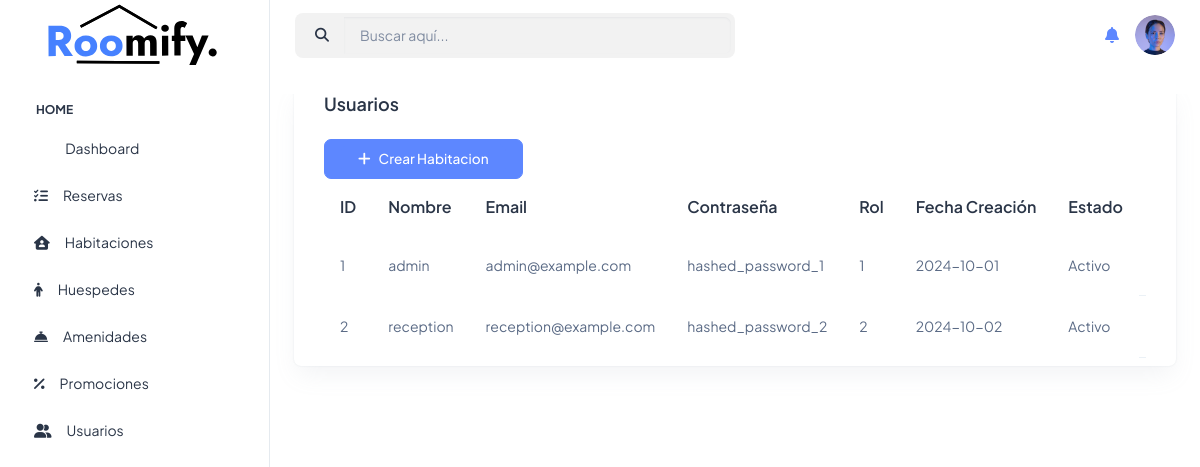
Page /programas/usuarios/index.php on the committed database.
### tables this page shows
CREATE TABLE `usuarios` (
  `id_usuario` int(11) NOT NULL,
  `nombre_usuario` varchar(50) DEFAULT NULL,
  `email_usuario` varchar(50) DEFAULT NULL,
  `contrasena_usuario` varchar(200) DEFAULT NULL,
  `rol_id` int(11) DEFAULT NULL,
  `fecha_creacion_usuario` date DEFAULT NULL,
  `estado_usuario` enum('activo','inactivo') DEFAULT NULL
);

### programas/usuarios/index.php (the view, shortened to what this page needs)
<?php
include("../../conexion.php");
$sentencia = $conexion->prepare("SELECT * FROM usuarios");
$sentencia->execute();
$usuarios = $sentencia->fetchAll(PDO::FETCH_ASSOC);
?>
<!doctype html>
<html lang="en">
<head>
    <link rel="stylesheet" href="../../assets/css/styles.min.css" />
    <link rel="stylesheet" href="https://cdnjs.cloudflare.com/ajax/libs/font-awesome/6.5.1/css/all.min.css">
</head>
<body>
    <div class="page-wrapper" id="main-wrapper" data-layout="vertical" data-navbarbg="skin6" data-sidebartype="full"
        data-sidebar-position="fixed" data-header-position="fixed">
        <aside class="left-sidebar">
      <div>
        <div class="brand-logo d-flex align-items-center justify-content-center">
          <a href="./index.html" class="text-nowrap logo-img">
            <img src="../../assets/images/logos/roomify-logo.svg" width="180" alt="" />
          </a>
        </div>
        <nav class="sidebar-nav scroll-sidebar" data-simplebar="">
          <ul id="sidebarnav">
            <li class="nav-small-cap">
              <span class="hide-menu">Home</span>
            </li>
            <li class="sidebar-item">
              <a class="sidebar-link" href="../../programas/index.html" aria-expanded="false">
                <span>
                  <i class="ti ti-layout-dashboard"></i>
                </span>
                <span class="hide-menu">Dashboard</span>
              </a>
            </li>
            <li class="sidebar-item">
              <a class="sidebar-link" href="../programas/" aria-expanded="false">
                <span>
                  <i class="fa-solid fa-list-check"></i>
                </span>
                <span class="hide-menu">Reservas</span>
              </a>
            </li>
            <li class="sidebar-item">
              <a class="sidebar-link" href="../rooms/index.php" aria-expanded="false">
                <span>
                  <i class="fa-solid fa-house-user"></i>
                </span>
                <span class="hide-menu">Habitaciones</span>
              </a>
            </li>
            <li class="sidebar-item">
              <a class="sidebar-link" href="../huespedes/index.php" aria-expanded="false">
                <span>
                  <i class="fa-solid fa-person"></i>
                </span>
                <span class="hide-menu">Huespedes</span>
              </a>
            </li>
            <li class="sidebar-item">
              <a class="sidebar-link" href="../amenidades.html" aria-expanded="false">
                <span>
                  <i class="fa-solid fa-bell-concierge"></i>
                </span>
                <span class="hide-menu">Amenidades</span>
              </a>
            </li>
            <li class="sidebar-item">
              <a class="sidebar-link" href="../promo/index.php" aria-expanded="false">
                <span>
                  <i class="fa-solid fa-percent"></i>
                </span>
                <span class="hide-menu">Promociones</span>
              </a>
            </li>
            <li class="sidebar-item">
              <a class="sidebar-link" href="../usuarios/index.php" aria-expanded="false">
                <span>
                  <i class="fa-solid fa-user-group"></i>
                </span>
                <span class="hide-menu">Usuarios</span>
              </a>
            </li>
          </ul>
        </nav>
      </div>
    </aside>
        <div class="body-wrapper">
            <header class="app-header">
            <div class="d-flex justify-content-between align-items-center mb-4">
    <div class="search-bar d-flex align-items-center w-50">
        <div class="input-group" style="background-color: #f2f2f2; border-radius: 8px; padding: 4px;">
            <span class="input-group-text bg-transparent border-0">
                <i class="fas fa-search text-dark"></i>
            </span>
            <input type="text" class="form-control border-0 bg-transparent text-dark" placeholder="Buscar aquí...">
        </div>
    </div>
                <nav class="navbar navbar-expand-lg navbar-light">
                    <div class="navbar-collapse justify-content-end px-0" id="navbarNav">
                        <ul class="navbar-nav flex-row ms-auto align-items-center justify-content-end">
        <div class="actions d-flex align-items-center">
            <a href="#" class="me-3">
                <i class="fas fa-bell fs-4"></i>
            </a>
            <a href="#" class="profile-icon">
                <img src="../../assets/images/logos/Ellipse.png" alt="Perfil" class="rounded-circle" width="40">
            </a>
        </div>
    </div>
            </header>
            <div class="container-fluid">
                <div class="container-content">
                    <div class="row">
                        <div class="col-lg-12 d-flex align-items-stretch">
                            <div class="card w-100">
                                <div class="card-body py-2">
                                    <h4 class="card-title fw-semibold mb-4">Usuarios</h4>
                                    <div class="table-responsive">
                                        <div class="btn-create">
                                        <button  class="d-flex justify-content-end btn btn-primary text-white d-flex align-items-center px-3 py-1" style="font-size: 0.85rem;">
                        <a href="crear.php" class="btn btn-primary text-white d-flex align-items-center px-3 py-1" style="font-size: 0.85rem;">
                        <i class="fas fa-plus me-2" style="font-size: 0.9rem;"></i> Crear Habitacion
                        </a>
                        </button>
                                        </div>
                                        <table class="table text-nowrap mb-0 align-middle">
                                            <thead class="text-dark fs-4">
                                                <tr>
                                                    <th class="border-bottom-0">ID</th>
                                                    <th class="border-bottom-0">Nombre</th>
                                                    <th class="border-bottom-0">Email</th>
                                                    <th class="border-bottom-0">Contraseña</th>
                                                    <th class="border-bottom-0">Rol</th>
                                                    <th class="border-bottom-0">Fecha Creación</th>
                                                    <th class="border-bottom-0">Estado</th>
                                                    <th class="border-bottom-0">Acciones</th>
                                                </tr>
                                            </thead>
                                            <tbody>
                                                <?php foreach ($usuarios as $usuario) { ?>
                                                    <tr>
                                                        <td class="border-bottom-0"><?php echo $usuario["id_usuario"]; ?></td>
                                                        <td class="border-bottom-0"><?php echo $usuario["nombre_usuario"]; ?></td>
                                                        <td class="border-bottom-0"><?php echo $usuario["email_usuario"]; ?></td>
                                                        <td class="border-bottom-0"><?php echo $usuario["contrasena_usuario"]; ?></td>
                                                        <td class="border-bottom-0"><?php echo $usuario["rol_id"]; ?></td>
                                                        <td class="border-bottom-0"><?php echo $usuario["fecha_creacion_usuario"]; ?></td>
                                                        <td class="border-bottom-0"><?php echo ucfirst($usuario["estado_usuario"]); ?></td>
                                                        <td>
                                                    </td>
                                                    </tr>
                                                <?php } ?>
                                            </tbody>
                                        </table>
                                    </div>
                                </div>
                            </div>
                        </div>
                    </div>
                </div>
            </div>
        </div>
    </div>
</body>
</html>

### rows in the picture
usuarios: id_usuario "1", nombre_usuario "admin", email_usuario "admin@example.com", contrasena_usuario "hashed_password_1", rol "1", fecha_creacion_usuario "2024-10-01", estado_usuario "Activo"
usuarios: id_usuario "2", nombre_usuario "reception", email_usuario "reception@example.com", contrasena_usuario "hashed_password_2", rol "2", fecha_creacion_usuario "2024-10-02", estado_usuario "Activo"
